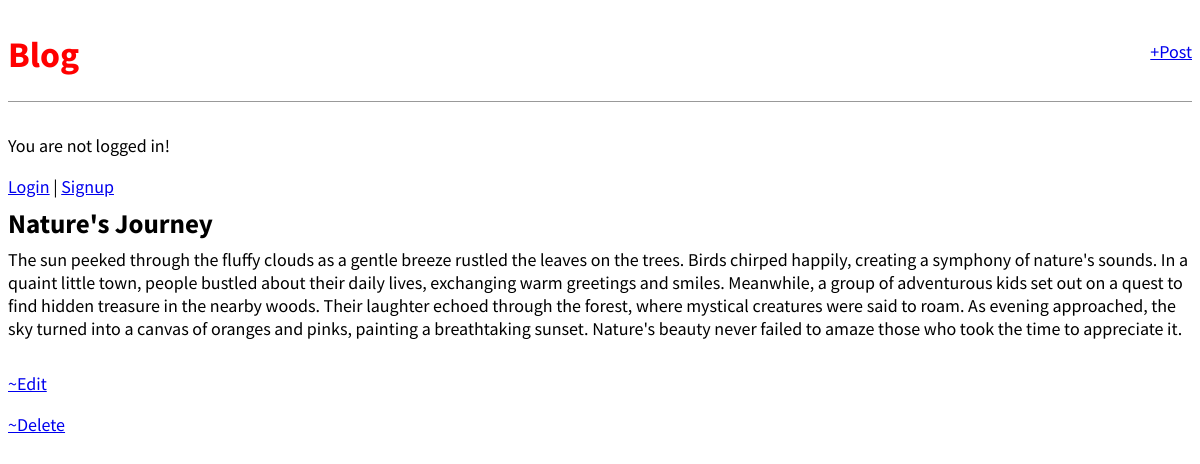
The app's page /post/2/ with its own data.
### blog/models.py (models this page shows, shortened)
class Post(models.Model):
    title = models.CharField(max_length=200)
    body = models.TextField()
    author = models.ForeignKey(
        "auth.User",
        on_delete = models.CASCADE
    )

### blog/views.py (the view)
# urls.py: path("post/<int:pk>/", BlogDetailView.as_view(), name = "post_detail"),
class BlogDetailView(DetailView):
    template_name = "post_detail.html"
    model = Post

### templates/post_detail.html
{% extends "base.html" %}
{% block content %}
<div class = "post-entry">
    <h2>{{ post.title }}</h2>
    <p>{{ post.body }}</p>
</div>
<p><a href = "{% url 'post_edit' post.pk %}">~Edit</a></p>
<p><a href = "{% url 'post_delete' post.pk %}">~Delete</a></p>
{% endblock content %}

### static/css/base.css (style rules this page uses)
body { font-family: 'Source Sans Pro', sans-serif; font-size: 18px; }
.post-entry { margin-bottom: 2rem; }
.post-entry h2 { margin: 0.5rem 0; }
.post-entry p { margin: 0; font-weight: 400; }

### records on screen
Post: title "Nature's Journey", body "The sun peeked through the fluffy clouds as a gentle breeze rustled the leaves on the trees. Birds chirped happily, creating a symphony of nature's sounds. In a quaint little town, people bustled about their daily lives, exchanging warm greetings and smiles. Meanwhile, a group of adventurous kids set out on a quest to find hidden treasure in the nearby woods. Their laughter echoed through the forest, where mystical creatures were said to roam. As evening approached, the sky turned into a canvas of oranges and pinks, painting a breathtaking sunset. Nature's beauty never failed to amaze those who took the time to appreciate it."
